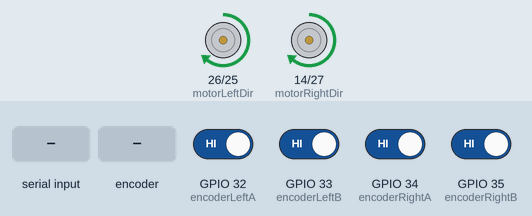
Simulated run of this sketch. Board: ESP32. Parts: direction and speed pins drawn as motors (green arrow = direction pin HIGH = forward, orange = LOW = backward, longer = more drive). Inputs (shaded band) come from the test bench; at power-on: GPIO 32 (encoderLeftA), GPIO 33 (encoderLeftB), GPIO 34 (encoderRightA), GPIO 35 (encoderRightB) HIGH. What the sketch prints to the serial monitor is not drawn.

Above: at 1.2 s.
1.3 s: "A,45\n" received over Serial
At 2.5 s:
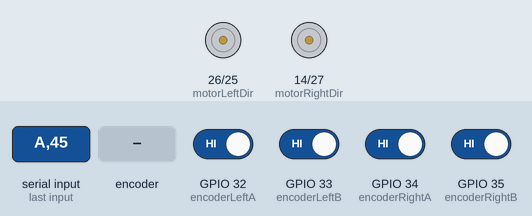
2.8 s: rotary encoder on GPIO 32 (encoderLeftA) / GPIO 33 (encoderLeftB) turned 1 step (first pin leading)
At 3.7 s:
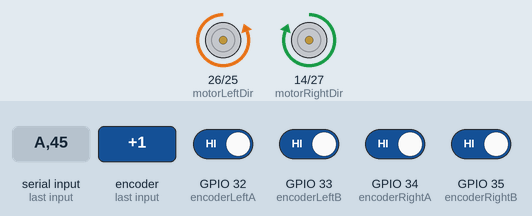
4.5 s: "90,45,200\n" received over Serial
At 5.0 s:
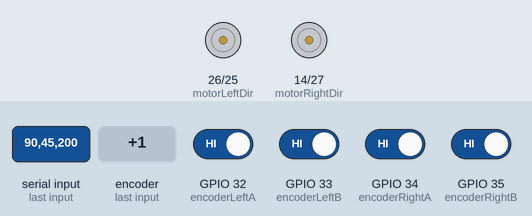
6.0 s: "A90\n" received over Serial
At 7.2 s:
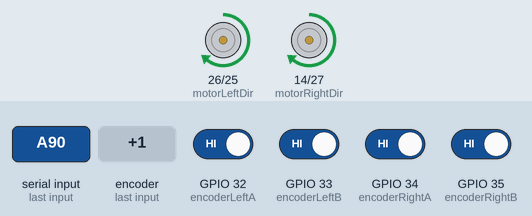
7.5 s: GPIO 34 (encoderRightA) driven LOW
At 17.2 s:
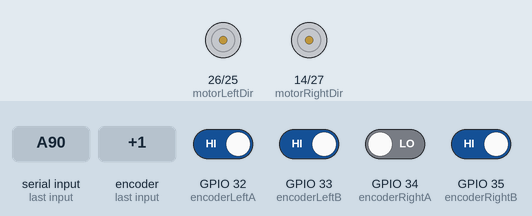
Timing chart, 0 to 17.5 s (numbered marks = the images above; inputs shaded):
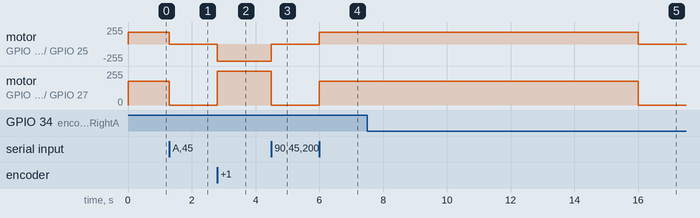

The sketch:

V1.ino
```cpp
#include <Arduino.h>

const int motorLeftPWM   = 25;
const int motorLeftDir   = 26;
const int motorRightPWM  = 27;
const int motorRightDir  = 14;

const int encoderLeftA   = 32;
const int encoderLeftB   = 33;
const int encoderRightA  = 34;
const int encoderRightB  = 35;

float targetDistance     = 200.0;
unsigned long runTime    = 10000;
float curveWidth         = 30.0;

volatile long leftTicks  = 0;
volatile long rightTicks = 0;

float ticksPerRev        = 600.0;
float wheelCircumference = 20.0;

float baseSpeed          = 180;
unsigned long startTime;

void IRAM_ATTR leftEncoderISR() {
  if (digitalRead(encoderLeftA) == digitalRead(encoderLeftB)) {
    leftTicks++;
  } else {
    leftTicks--;
  }
}

void IRAM_ATTR rightEncoderISR() {
  if (digitalRead(encoderRightA) == digitalRead(encoderRightB)) {
    rightTicks++;
  } else {
    rightTicks--;
  }
}

void setMotor(int pwmChannel, int dirPin, float speed) {
  if (speed >= 0) {
    digitalWrite(dirPin, HIGH);
    ledcWrite(pwmChannel, (int)fabs(speed));
  } else {
    digitalWrite(dirPin, LOW);
    ledcWrite(pwmChannel, (int)fabs(speed));
  }
}

float distanceTraveled() {
  float leftDist  = (leftTicks  / ticksPerRev) * wheelCircumference;
  float rightDist = (rightTicks / ticksPerRev) * wheelCircumference;
  return (leftDist + rightDist) / 2.0;
}

void setup() {
  Serial.begin(115200);

  pinMode(motorLeftDir, OUTPUT);
  pinMode(motorRightDir, OUTPUT);

  ledcSetup(0, 5000, 8);
  ledcAttachPin(motorLeftPWM, 0);

  ledcSetup(1, 5000, 8);
  ledcAttachPin(motorRightPWM, 1);

  pinMode(encoderLeftA, INPUT_PULLUP);
  pinMode(encoderLeftB, INPUT_PULLUP);
  pinMode(encoderRightA, INPUT_PULLUP);
  pinMode(encoderRightB, INPUT_PULLUP);

  attachInterrupt(digitalPinToInterrupt(encoderLeftA),  leftEncoderISR,  CHANGE);
  attachInterrupt(digitalPinToInterrupt(encoderRightA), rightEncoderISR, CHANGE);

  Serial.println("Enter A<distance cm>, B<runtime ms>, C<curve cm>");
}

void loop() {
  if (Serial.available()) {
    String input = Serial.readStringUntil('\n');
    input.trim();

    if (input.startsWith("A")) {
      targetDistance = input.substring(1).toFloat();
    } else if (input.startsWith("B")) {
      runTime = input.substring(1).toInt();
    } else if (input.startsWith("C")) {
      curveWidth = input.substring(1).toFloat();
    }

    startTime = millis();
    leftTicks = 0;
    rightTicks = 0;
  }

  unsigned long elapsed = millis() - startTime;
  float dist = distanceTraveled();

  if (elapsed >= runTime || dist >= targetDistance) {
    setMotor(0, motorLeftDir, 0);
    setMotor(1, motorRightDir, 0);
    return;
  }

  float halfDist = targetDistance / 2.0;
  float offset   = 0;

  if (dist < halfDist) {
    offset = (curveWidth / halfDist) * dist;
  } else {
    offset = curveWidth - (curveWidth / halfDist) * (dist - halfDist);
  }

  float leftSpeed  = baseSpeed + offset;
  float rightSpeed = baseSpeed - offset;

  setMotor(0, motorLeftDir, leftSpeed);
  setMotor(1, motorRightDir, rightSpeed);
}
```

Measured:
- after the input at 1.3 s, motor on GPIO 26 (motorLeftDir) / GPIO 25 (motorLeftPWM), motor on GPIO 14 (motorRightDir) / GPIO 27 (motorRightPWM): forward 179/255 → stopped at once
- after the input at 2.8 s, motor on GPIO 26 (motorLeftDir) / GPIO 25 (motorLeftPWM): stopped → backward 255/255 at once; motor on GPIO 14 (motorRightDir) / GPIO 27 (motorRightPWM): stopped → forward 255/255 at once
- after the input at 4.5 s, motor on GPIO 26 (motorLeftDir) / GPIO 25 (motorLeftPWM): backward 255/255 → stopped at once; motor on GPIO 14 (motorRightDir) / GPIO 27 (motorRightPWM): forward 255/255 → stopped at once
- after the input at 6.0 s, motor on GPIO 26 (motorLeftDir) / GPIO 25 (motorLeftPWM), motor on GPIO 14 (motorRightDir) / GPIO 27 (motorRightPWM): stopped → forward 179/255 at once
- after the input at 7.5 s, motor on GPIO 26 (motorLeftDir) / GPIO 25 (motorLeftPWM): forward 179/255 → forward 178/255 at once, → stopped 8.5 s later
